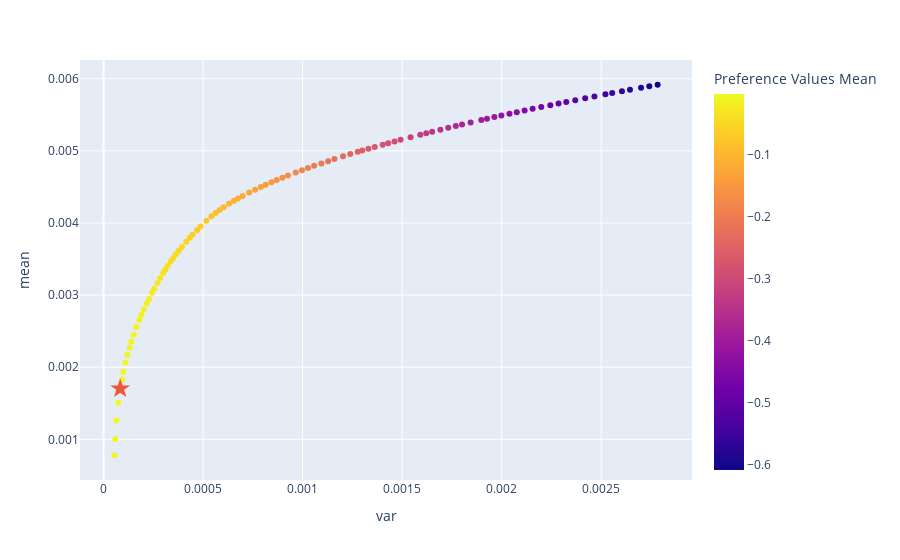

The notebook cell this image was saved under:
### Code cell
idx = feedback_sc_df.pareto_fr.sample(1).index[0]
eff_front_df = pd.DataFrame(np.array(feedback_sc_df.pareto_fr.iloc[idx])[:, [1, 0]], columns=['mean', 'var'])
eff_front_df["weights"] = feedback_sc_df.pareto_fr_w.iloc[idx]

GT_eff_port = utils_fucns.get_eff_port(eff_front_df, GT_pref_model_scaler_path, GT_pref_model, trace["beta"], plot_eff_front=True)
